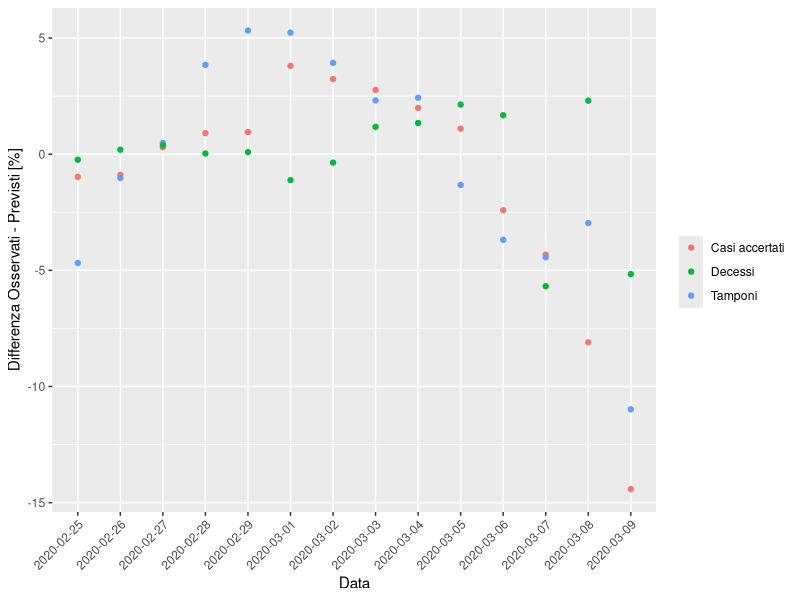
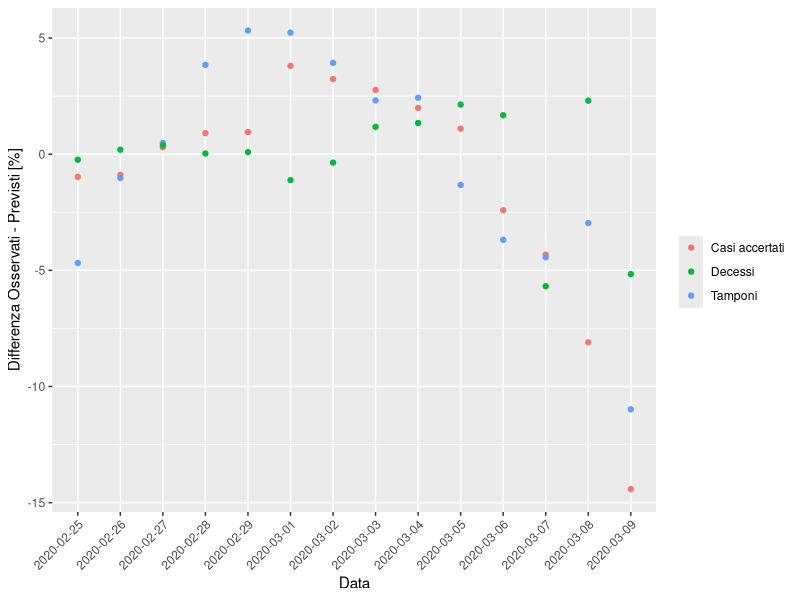

These figures' R source, in order:
# Data: https://github.com/DavideMagno/ItalianCovidData.git
library(tidyverse)
library(lubridate)

lfit <- function(x,t,n=0) {
  #Length of forecasting set
  xlm <- x[1:(length(x)-n)]
  tlm <- t[1:(length(t)-n)]
  lf <- lm(log(xlm) ~ tlm)
  a <- lf$coefficients[1]
  b <- lf$coefficients[2]
  y <- exp( a + t*b)
  return(y)
}

############################
# Length of the forecast set
############################

nf <- 0

df <- read.csv("./DATA/Daily_Covis19_Italian_Data_Cumulative.csv", sep=",") %>%
  group_by(Date)  %>%
  select(-Region) %>%
  summarise_all(sum) %>%
  mutate(Cases=Hospitalised + In.ICU + Home.Isolation + Healed + Dead)

#Normalize Tests and Cases using max, add time [days]
df <- df  %>% mutate(nTests=Tests/max(Tests), 
                     nCases=Cases/max(Cases), 
                     nDead=Dead/max(Dead), 
                     Time=as.integer(ymd(Date)-ymd(Date[1])) )

df <- df %>% mutate(
  fCases = lfit(nCases,Time,n=nf),
  fTests = lfit(nTests,Time,n=nf),
  fDead  = lfit(nDead,Time,n=nf)
)

p<- ggplot(data=df,aes(Date,100*(nCases-fCases),color='Casi accertati'), color='black') +
  geom_point() +
  geom_point(data=df,aes(Date,100*(nTests-fTests), color='Tamponi')) +
  geom_point(data=df,aes(Date,100*(nDead-fDead), color='Decessi')) +
  ylab('Differenza Osservati - Previsti [%]') +
  xlab('Data') +
  labs(color="") +
  theme(axis.text.x = element_text(angle = 45, hjust = 1))
  
p

ggsave('./PLOT/COVID_osservazioni-previsioni.png',height=4,width=8)





